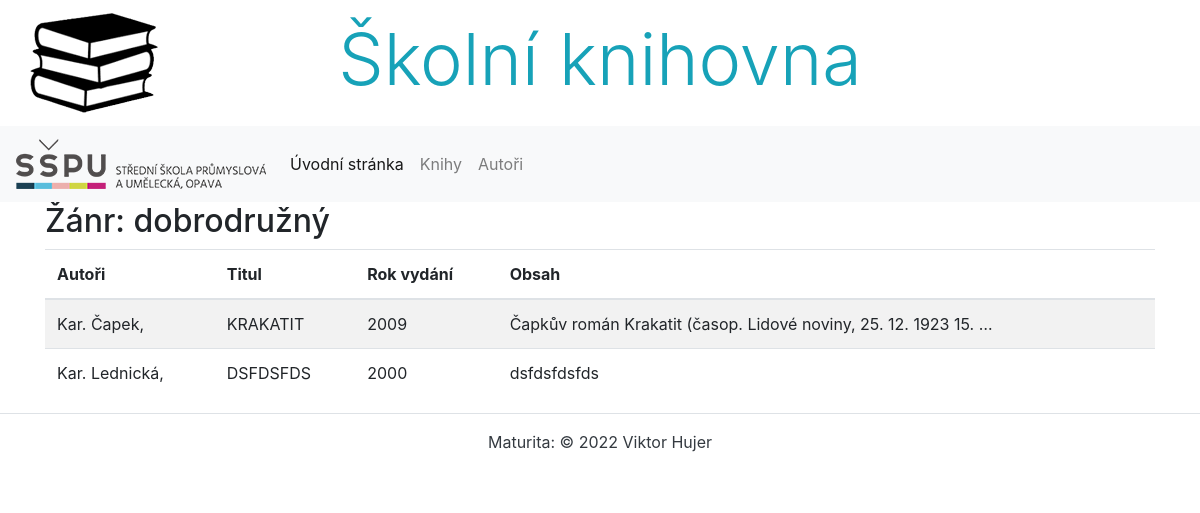
Before: /knihovna/books/genres/9 with the older database file.
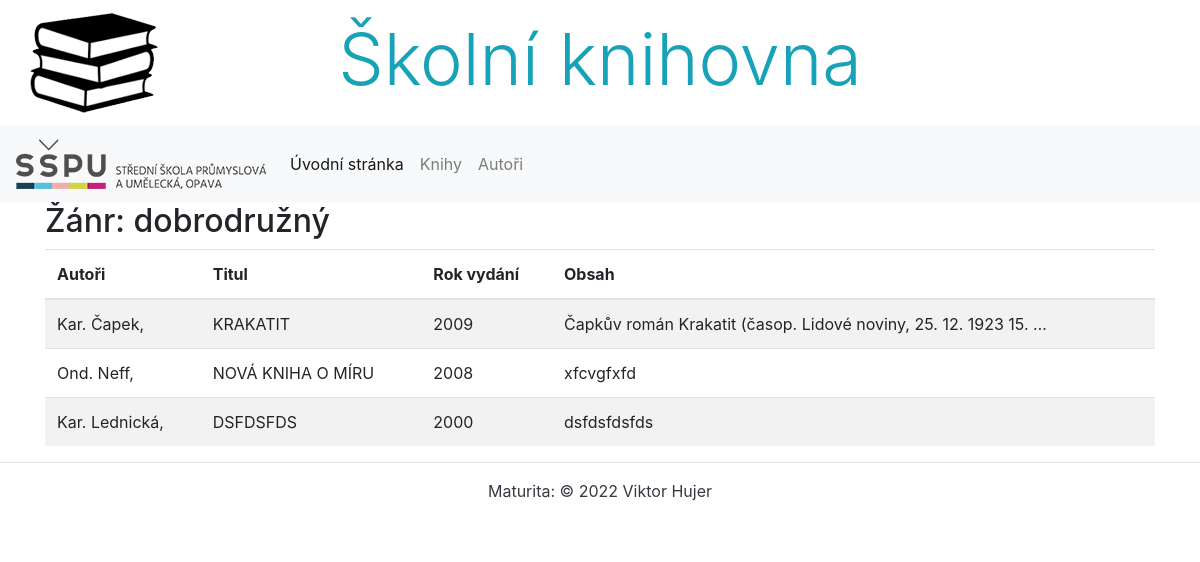
After: the same page with the newer database file.
### knihovna/models.py (models this page shows, shortened)
class Autor(models.Model):
    jmeno = models.CharField(max_length=80, verbose_name='Jméno autora', help_text='Zadejte jméno autora',
                             error_messages={'blank': 'Jméno autora musí být vyplněno'})
    prijmeni = models.CharField(max_length=50, verbose_name='Příjmení autora', help_text='Zadejte příjmení autora',
                                error_messages={'blank': 'Příjmení autora musí být vyplněno'})
    narozeni = models.DateField(blank=True, null=True, verbose_name='Datum narození')
    umrti = models.DateField(blank=True, null=True, verbose_name='Datum úmrtí')
    biografie = models.TextField(blank=True, verbose_name='Životopis')
    fotografie = models.ImageField(upload_to='autori', verbose_name='Fotografie')
    editor = models.ForeignKey(User, on_delete=models.RESTRICT, default=1)
    class Meta:
        ordering = ['prijmeni', 'jmeno']
        verbose_name = 'Autor'
        verbose_name_plural = 'Autoři'

class Kniha(models.Model):
    titul = models.CharField(max_length=100, verbose_name='Titul knihy', help_text='Zadejte titul knihy',
                             error_messages={'blank': 'Titul knihy musí být vyplněn'})
    autori = models.ManyToManyField(Autor)
    obsah = models.TextField(blank=True, verbose_name='Obsah knihy', help_text='Vložte obsah knihy')
    pocet_stran = models.PositiveIntegerField(blank=True, null=True, validators=[MaxValueValidator(9999)],
                                              verbose_name='Počet stran', help_text='Zadejte počet stran (max. 9999)')
    rok_vydani = models.PositiveIntegerField(blank=True, null=True, validators=[MinValueValidator(1500), MaxValueValidator(2100)],
                                             verbose_name='Rok vydání', help_text='Zadejte rok vydání (1500 - 2100)')
    obalka = models.ImageField(upload_to='obalky', verbose_name='Obálka knihy')
    zanry = models.ManyToManyField(Zanr)
    editor = models.ForeignKey(User, on_delete=models.RESTRICT, default=1)
    vydavatelstvi = models.ForeignKey('Vydavatelstvi', on_delete=models.CASCADE, blank=True, null=True, verbose_name='Vydavatelství')
    class Meta:
        ordering = ['titul']
        verbose_name = 'Kniha'
        verbose_name_plural = 'Knihy'

### knihovna/views.py (the view)
# urls.py: path('books/genres/<int:id>', views.knihy_podle_zanru,
def knihy_podle_zanru(request, id):
    context = {
        'knihy': Kniha.objects.order_by('titul').filter(zanry__id=id),
        'zanr': Zanr.objects.get(pk=id)
    }
    return render(request, 'kniha/zanr.html', context=context)

### knihovna/models.py (called while the page is built)
    def __str__(self):
        return f'{self.nazev}'

### knihovna/templates/kniha/zanr.html (shortened to what this page needs)
{% extends 'base.html' %}
{% block content %}
    <h2>Žánr: {{ zanr }}</h2>
    <table class="table table-striped">
        <thead>
            <tr>
                <th>Autoři</th>
                <th>Titul</th>
                <th>Rok vydání</th>
                <th>Obsah</th>
            </tr>
        </thead>
        <tbody>
            {% for kniha in knihy %}
            <tr>
                <td>
                    {% for autor in kniha.autori.all %}
                        {{ autor.jmeno|slice:":3" }}. {{ autor.prijmeni }},
                    {% endfor %}
                </td>
                <td>{{ kniha.titul.upper }}</td>
                <td>{{ kniha.rok_vydani }}</td>
                <td>{{ kniha.obsah|truncatewords:10 }}</td>
            </tr>
            {% endfor %}
        </tbody>
    </table>
{% endblock %}

Changed rows visible on the page:
now on this page (row edited): Kniha: titul "NOVÁ KNIHA O MÍRU", rok_vydani "2008", obsah "xfcvgfxfd"
now on this page (row unchanged): Autor: jmeno "Ond", prijmeni "Neff", shown under "NOVÁ KNIHA O MÍRU"
